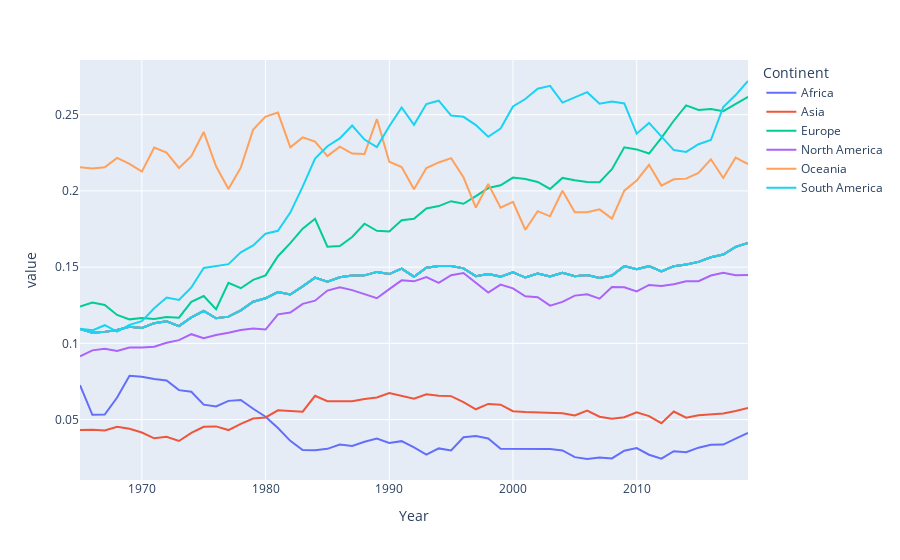

Notebook code cell kept with this figure:
### Code cell
fig = px.line(plot_data, x="Year", y=["Fraction of Low-carbon energy per capita", "Fraction of Low-carbon energy per capita_global"], color="Continent")
fig.show()
